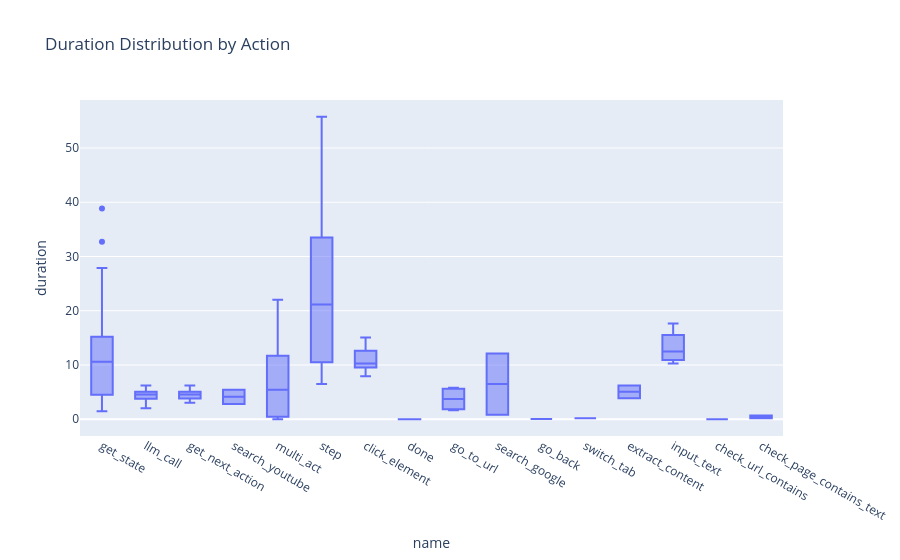

The code cell stored with this chart in its notebook:
### Code cell
# Duration Distribution per Action
fig = px.box(df, x='name', y='duration', title='Duration Distribution by Action')
fig.show()

### Figure 1 — Plotly figure (JSON) as saved in the notebook; plotly's stock layout.template omitted (floating-point values rounded to 4 significant figures; data arrays with more than 128 entries replaced by an {"elided": "..."} marker saying what was removed)
{"data": [{"alignmentgroup": "True", "hovertemplate": "name=%{x}<br>duration=%{y}<extra></extra>", "legendgroup": "", "marker": {"color": "#636efa"}, "name": "", "notched": false, "offsetgroup": "", "orientation": "v", "showlegend": false, "type": "box", "x": {"elided": "214 str values"}, "x0": " ", "xaxis": "x", "y": {"elided": "214 float values"}, "y0": " ", "yaxis": "y"}], "layout": {"boxmode": "group", "legend": {"tracegroupgap": 0}, "title": {"text": "Duration Distribution by Action"}, "xaxis": {"anchor": "y", "domain": [0, 1], "title": {"text": "name"}}, "yaxis": {"anchor": "x", "domain": [0, 1], "title": {"text": "duration"}}}}
